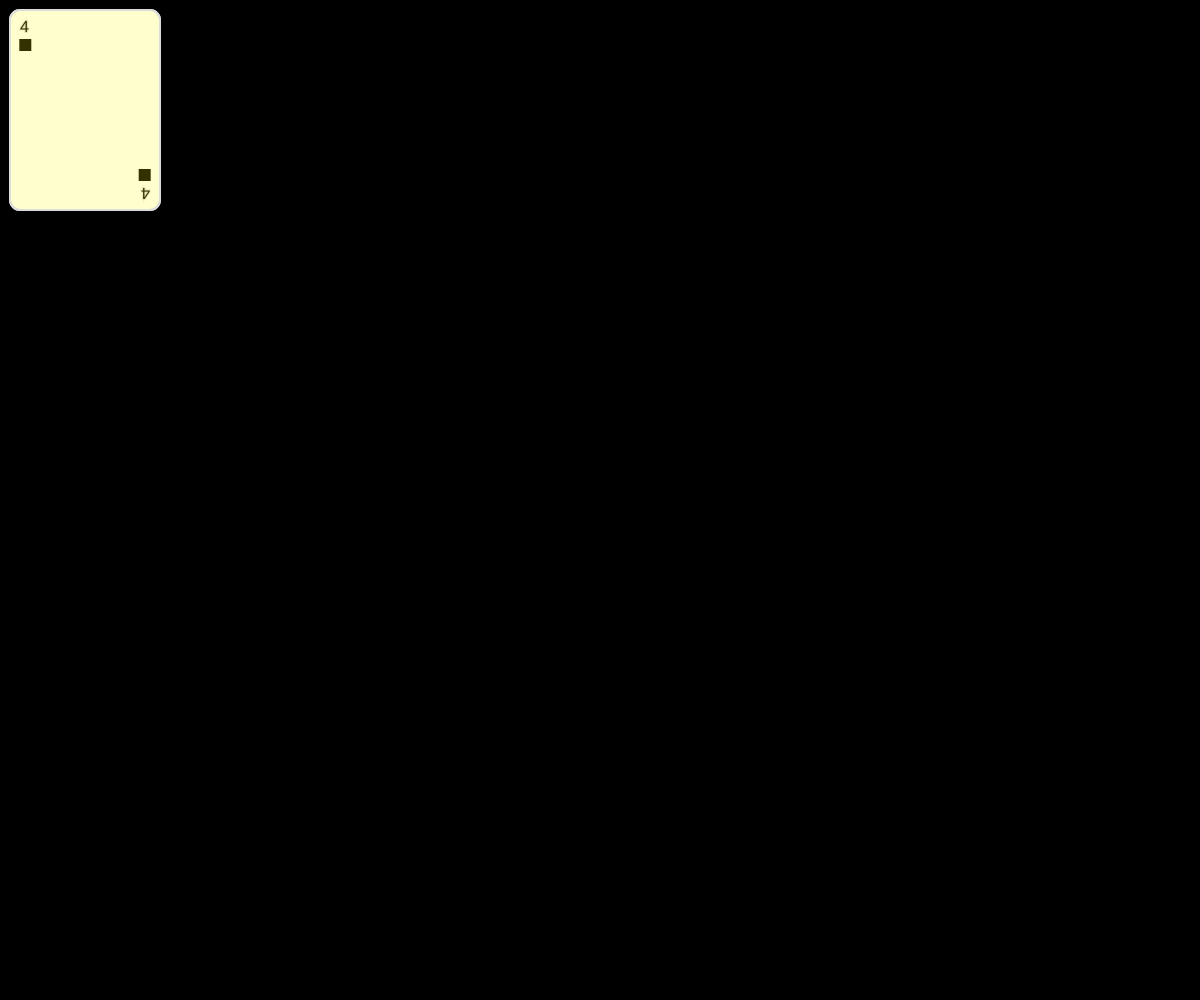
Frame 1 (no input)
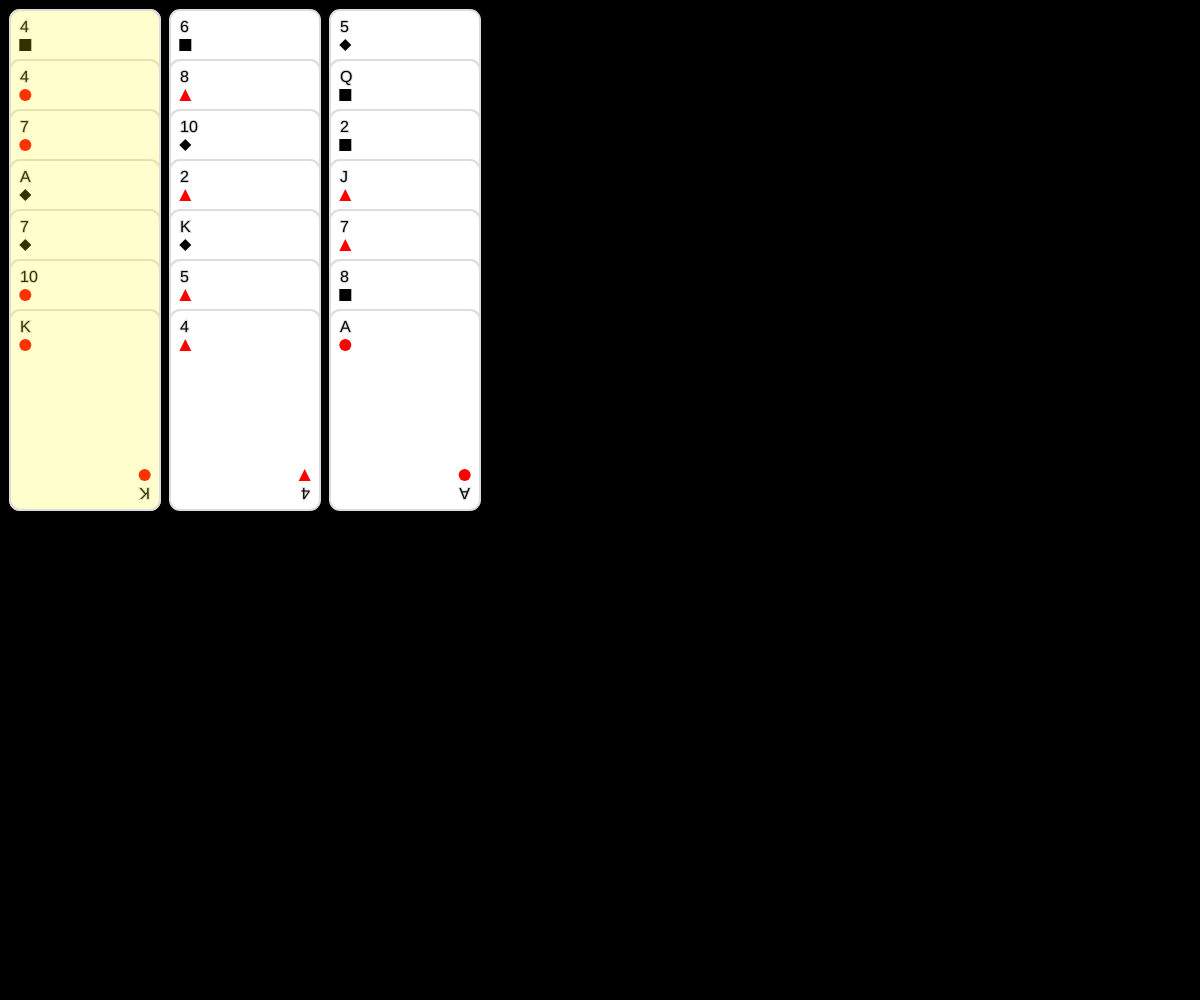
Frame 60 (no input)
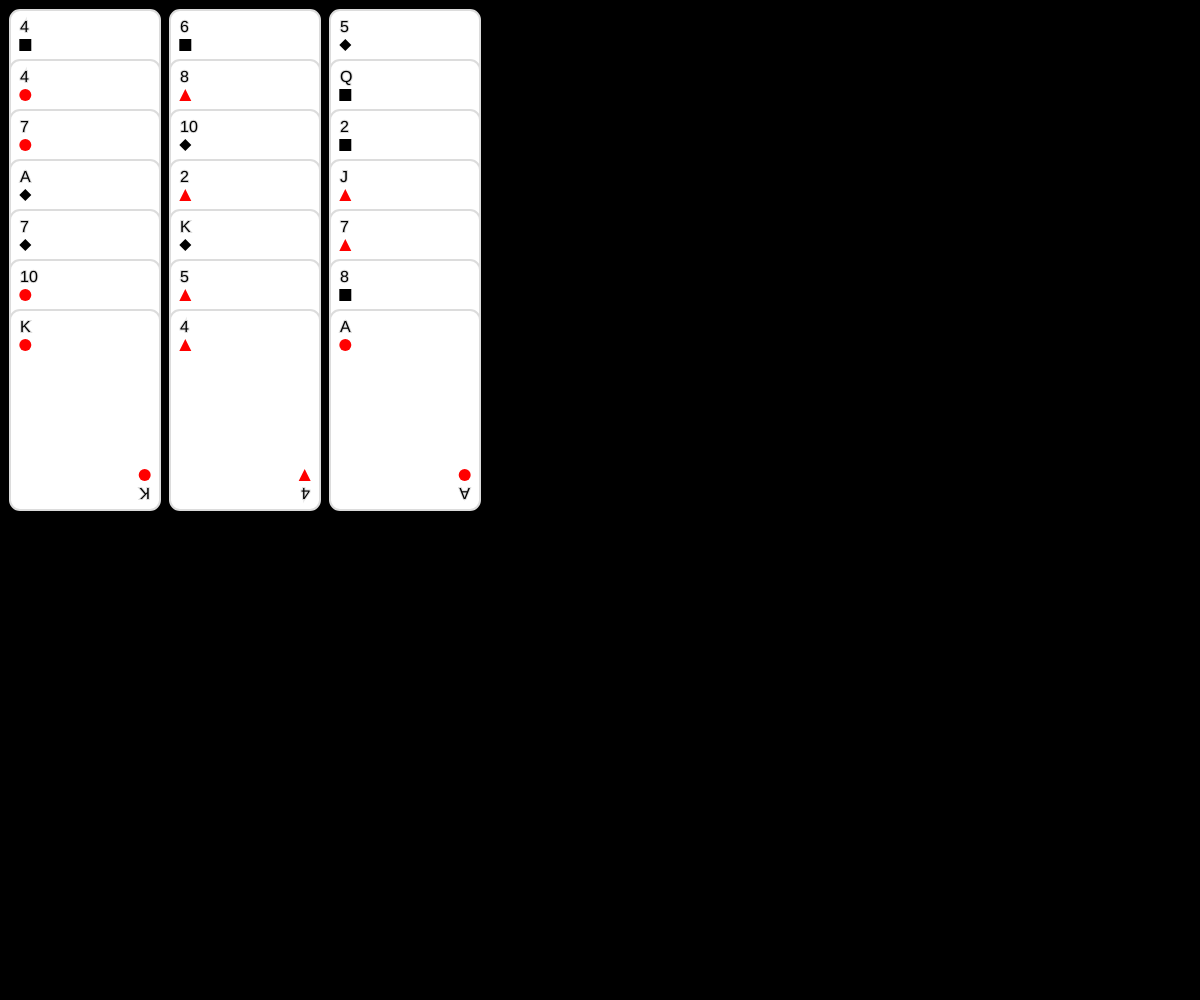
Frame 120 (the mouse pressed at the canvas centre since frame 60)

The p5.js sketch that drew these frames (run headless with seeded random() and noise() and a simulated clock; from frame 60 on, the mouse is pressed at the canvas centre):

// p5.js sketch
// ── sketch.js
const CARD_DIMENSIONS = { width: 150, height: 200 };
let SET = [];
let COLUMN1 = [];
let COLUMN2 = [];
let COLUMN3 = [];
let PHASE = 0;

function setup() {
  createCanvas(windowWidth, windowHeight);
  for(let i = 0; i < 21; i++) {
    let rankAndShape = getUniqueRankAndShape();
    SET.push({
      shape: rankAndShape.shape,
      rank: rankAndShape.rank
    });
  }
  distributeCards();
  print(SET);
}

function draw() {
  background(0);
  for(let i = 0; i < COLUMN1.length; i++) {
    drawCard(COLUMN1[i], { x: 10 + (CARD_DIMENSIONS.width/2), y: 10 + ((CARD_DIMENSIONS.height/2) + i * (CARD_DIMENSIONS.height * 0.25)) });
  }
  for(let i = 0; i < COLUMN2.length; i++) {
    drawCard(COLUMN2[i], { x: 20 + (CARD_DIMENSIONS.width/2) + CARD_DIMENSIONS.width, y: 10 + ((CARD_DIMENSIONS.height/2) + i * (CARD_DIMENSIONS.height * 0.25)) });
  }
  for(let i = 0; i < COLUMN3.length; i++) {
    drawCard(COLUMN3[i], { x: 30 + (CARD_DIMENSIONS.width/2) + CARD_DIMENSIONS.width*2, y: 10 + ((CARD_DIMENSIONS.height/2) + i * (CARD_DIMENSIONS.height * 0.25)) });
  }
  getAndHighlightHoveredColumn();
}

function mouseClicked() {
  let hoveredColumn = getAndHighlightHoveredColumn();
  if(!hoveredColumn) return;
  //Reversing columns because of pickup order
  if(hoveredColumn === COLUMN1) {
    SET = [...[...COLUMN2].reverse(), ...[...COLUMN1].reverse(), ...[...COLUMN3].reverse()];
  } else if(hoveredColumn === COLUMN2) {
    SET = [...[...COLUMN1].reverse(), ...[...COLUMN2].reverse(), ...[...COLUMN3].reverse()];
  } else if(hoveredColumn === COLUMN3) {
    SET = [...[...COLUMN1].reverse(), ...[...COLUMN3].reverse(), ...[...COLUMN2].reverse()];
  }
  COLUMN1 = [];
  COLUMN2 = [];
  COLUMN3 = [];
  distributeCards();
}

function getAndHighlightHoveredColumn() {
  let colWidth = CARD_DIMENSIONS.width + 10;
  let colHeight = ((CARD_DIMENSIONS.height/2) + COLUMN1.length * (CARD_DIMENSIONS.height * 0.25) + 50)
  let mouseXRelative = mouseX - 10;
  if(mouseXRelative < colWidth) {
    // Highlight COLUMN1
    fill(255, 255, 0, 50);
    rect(10, 10, colWidth - 10, colHeight, 10);
    return COLUMN1;
  } else if(mouseXRelative < colWidth * 2) {
    // Highlight COLUMN2
    fill(255, 255, 0, 50);
    rect(10 + colWidth, 10, colWidth - 10, colHeight, 10);
    return COLUMN2;
  } else if(mouseXRelative < colWidth * 3) {
    // Highlight COLUMN3
    fill(255, 255, 0, 50);
    rect(10 + colWidth * 2, 10, colWidth - 10, colHeight, 10);
    return COLUMN3;
  }
}

function distributeCards() {
  print(SET);
  PHASE++;
  if(PHASE === 4) {
    print("Your card is:");
    print(SET[10]);
  }
  for(let card of SET) {
    setTimeout(() => {
      let col = SET.indexOf(card) % 3;
      if(col === 0) {
        COLUMN1.push(card);
      } else if(col === 1) {
        COLUMN2.push(card);
      } else {
        COLUMN3.push(card);
      }
    }, SET.indexOf(card) * 50);
  }
}

const SHAPES = ['CIRCLE', 'TRIANGLE', 'SQUARE', 'DIAMOND'];
const RANKS = ['2', '3', '4', '5', '6', '7', '8', '9', '10', 'J', 'Q', 'K', 'A'];

function drawCard(cardInfo, position) {
  stroke(220);
  strokeWeight(2);
  push();
  translate(position.x, position.y);
  rectMode(CENTER);
  fill(255);
  rect(0, 0, CARD_DIMENSIONS.width, CARD_DIMENSIONS.height, 10);
  fill(0);
  textAlign(LEFT, TOP);
  textSize(16);
  text(`${cardInfo.rank}`, -CARD_DIMENSIONS.width / 2 + 10, -CARD_DIMENSIONS.height / 2 + 10);
  push();
  rotate(PI);
  text(`${cardInfo.rank}`, -CARD_DIMENSIONS.width / 2 + 10, -CARD_DIMENSIONS.height / 2 + 10);
  pop();
  
  let centerPos = { x: -CARD_DIMENSIONS.width / 2 + 15.3, y: -CARD_DIMENSIONS.height / 2 + 35};
  let bottomRightPos = { x: CARD_DIMENSIONS.width / 2 - 15.3, y: CARD_DIMENSIONS.height / 2 - 35};
  let scale = 0.3;
  
  noStroke();

  switch(cardInfo.shape) {
    case 'CIRCLE':
      drawCircleIcon(centerPos, scale);
      drawCircleIcon(bottomRightPos, scale);
      break;
    case 'TRIANGLE':
      drawTriangleIcon(centerPos, scale);
      drawTriangleIcon(bottomRightPos, scale);
      break;
    case 'SQUARE':
      drawSquareIcon(centerPos, scale);
      drawSquareIcon(bottomRightPos, scale);
      break;
    case 'DIAMOND':
      drawDiamondIcon(centerPos, scale);
      drawDiamondIcon(bottomRightPos, scale);
      break;
  }

  pop();
}

function drawCircleIcon(position, scale) {
  push();
  translate(position.x, position.y);
  fill(255, 0, 0);
  ellipse(0, 0, 40 * scale, 40 * scale);
  pop();
}

function drawTriangleIcon(position, scale) {
  push();
  translate(position.x, position.y);
  fill(255, 0, 0);
  triangle(-20 * scale, 20 * scale, 20 * scale, 20 * scale, 0, -20 * scale);
  pop();
}

function drawSquareIcon(position, scale) {
  push();
  translate(position.x, position.y);
  fill(0);
  rectMode(CENTER);
  rect(0, 0, 40 * scale, 40 * scale);
  pop();
}

function drawDiamondIcon(position, scale) {
  push();
  translate(position.x, position.y);
  fill(0);
  beginShape();
  vertex(0, -20 * scale);
  vertex(20 * scale, 0);
  vertex(0, 20 * scale);
  vertex(-20 * scale, 0);
  endShape(CLOSE);
  pop();
}

function getUniqueRankAndShape() {
  let shape = random(SHAPES);
  let rank = random(RANKS);
  for(let card of SET) {
    if(card.shape === shape && card.rank === rank) return getUniqueRankAndShape();
  }
  return { shape: shape, rank: rank };
}
